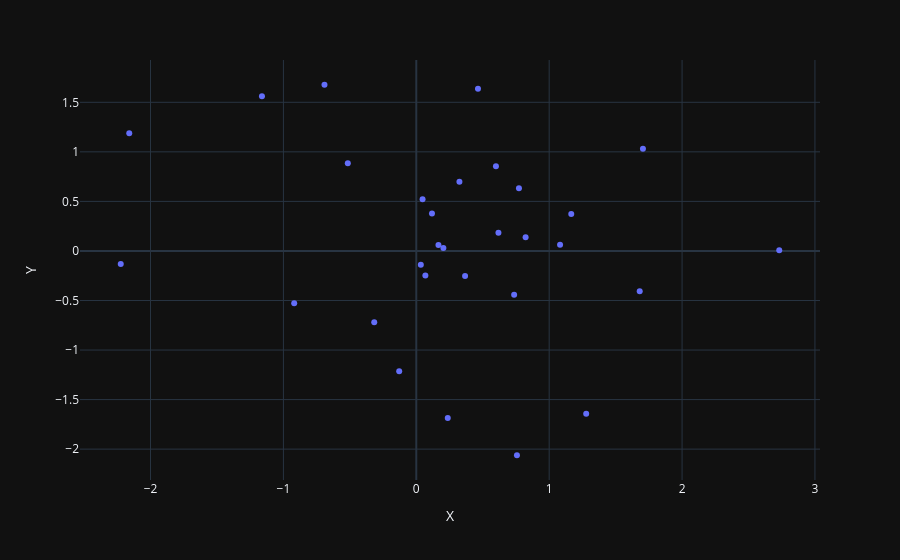

Notebook code for this chart:
### Markdown cell above
Here is a plot of the points:

### Code cell
fig = px.scatter(dfPoints, x="X", y="Y", template="plotly_dark")
fig.show()

### Figure 1 — Plotly figure (JSON) as saved in the notebook; plotly's stock layout.template omitted (floating-point values rounded to 4 significant figures)
{"data": [{"hovertemplate": "X=%{x}<br>Y=%{y}<extra></extra>", "legendgroup": "", "marker": {"color": "#636efa", "symbol": "circle"}, "mode": "markers", "name": "", "orientation": "v", "showlegend": false, "type": "scatter", "x": [-0.5154, 0.4641, 0.3672, -2.16, 0.7573, 0.6182, 0.03416, -0.1287, 0.7726, 0.2039, 1.706, -0.6909, -2.224, 1.681, 0.2368, 2.731, 1.082, 0.7363, -0.3165, 0.04715, 1.166, 0.06839, 0.1668, 0.5994, -1.161, 0.3246, 0.1179, 1.278, -0.9188, 0.8225], "xaxis": "x", "y": [0.8861, 1.636, -0.2529, 1.187, -2.062, 0.1827, -0.1401, -1.214, 0.6331, 0.02962, 1.032, 1.677, -0.131, -0.4063, -1.685, 0.007257, 0.0632, -0.4416, -0.7191, 0.5213, 0.3731, -0.2489, 0.06063, 0.8541, 1.562, 0.6972, 0.3783, -1.643, -0.5283, 0.1381], "yaxis": "y"}], "layout": {"legend": {"tracegroupgap": 0}, "margin": {"t": 60}, "xaxis": {"anchor": "y", "domain": [0, 1], "title": {"text": "X"}}, "yaxis": {"anchor": "x", "domain": [0, 1], "title": {"text": "Y"}}}}
